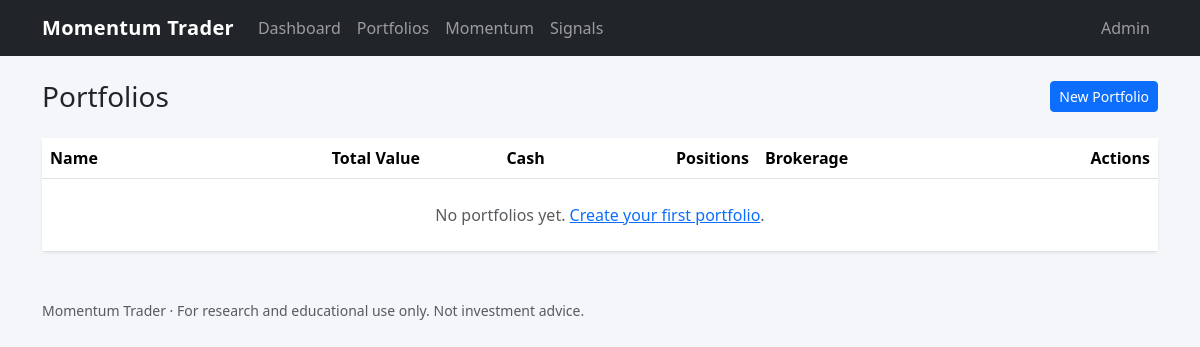
The page /portfolios/ on the database as committed earlier.
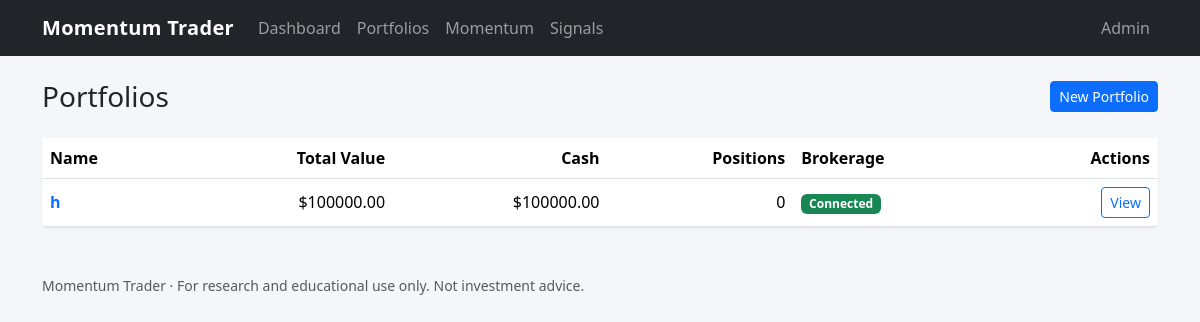
The same page on the database as committed later.
### portfolio/models.py (models this page shows, shortened)
class Portfolio(models.Model):
    name = models.CharField(max_length=100, unique=True)
    description = models.TextField(blank=True)
    initial_cash = models.DecimalField(max_digits=15, decimal_places=2, default=0)
    current_cash = models.DecimalField(max_digits=15, decimal_places=2, default=0)
    total_value = models.DecimalField(max_digits=15, decimal_places=2, default=0)
    snaptrade_user_id = models.CharField(max_length=100, blank=True)
    snaptrade_account_id = models.CharField(max_length=100, blank=True)
    snaptrade_user_secret = models.CharField(max_length=200, blank=True)
    is_active = models.BooleanField(default=True)
    created_at = models.DateTimeField(auto_now_add=True)
    updated_at = models.DateTimeField(auto_now=True)
    class Meta:
        db_table = "portfolios"
        ordering = ["name"]
    @property
    def is_connected(self) -> bool:
        return bool(
            self.snaptrade_user_id
            and self.snaptrade_account_id
            and self.snaptrade_user_secret
        )
    def get_current_positions(self):
        return self.positions.filter(quantity__gt=0).select_related("stock")

### trading/views.py (the view)
# urls.py: path("portfolios/", views.portfolio_list, name="portfolio_list"),
def portfolio_list(request):
    portfolios = Portfolio.objects.all()
    for portfolio in portfolios:
        portfolio.open_positions = portfolio.get_current_positions().count()
    return render(request, "trading/portfolio_list.html", {"portfolios": portfolios})

### trading/templates/trading/portfolio_list.html (shortened to what this page needs)
{% extends "trading/base.html" %}
{% block content %}
<div class="d-flex justify-content-between align-items-center mb-4">
    <h1 class="h3 mb-0">Portfolios</h1>
    <a class="btn btn-primary btn-sm" href="{% url 'trading:portfolio_create' %}">New Portfolio</a>
</div>
<div class="card metric-card">
    <div class="table-responsive">
        <table class="table mb-0 align-middle">
            <thead>
            <tr>
                <th>Name</th>
                <th class="text-end">Total Value</th>
                <th class="text-end">Cash</th>
                <th class="text-end">Positions</th>
                <th>Brokerage</th>
                <th class="text-end">Actions</th>
            </tr>
            </thead>
            <tbody>
            {% for portfolio in portfolios %}
                <tr>
                    <td>
                        <a class="fw-semibold text-decoration-none"
                           href="{% url 'trading:portfolio_detail' portfolio.pk %}">
                            {{ portfolio.name }}
                        </a>
                    </td>
                    <td class="text-end">${{ portfolio.total_value|floatformat:2 }}</td>
                    <td class="text-end">${{ portfolio.current_cash|floatformat:2 }}</td>
                    <td class="text-end">{{ portfolio.open_positions }}</td>
                    <td>
                        {% if portfolio.is_connected %}
                            <span class="badge bg-success">Connected</span>
                        {% else %}
                            <span class="badge bg-secondary">Not connected</span>
                        {% endif %}
                    </td>
                    <td class="text-end">
                        <a class="btn btn-outline-primary btn-sm"
                           href="{% url 'trading:portfolio_detail' portfolio.pk %}">View</a>
                    </td>
                </tr>
            {% empty %}
                <tr>
                    <td colspan="6" class="text-center text-muted py-4">
                        No portfolios yet.
                        <a href="{% url 'trading:portfolio_create' %}">Create your first portfolio</a>.
                    </td>
                </tr>
            {% endfor %}
            </tbody>
        </table>
    </div>
</div>
{% endblock %}

### trading/templates/trading/base.html (shortened to what this page needs)
<!DOCTYPE html>
<html lang="en">
<head>
    <link
        href="https://cdn.jsdelivr.net/npm/bootstrap@5.3.3/dist/css/bootstrap.min.css"
        rel="stylesheet"
>
</head>
<body>
<nav class="navbar navbar-expand-lg navbar-dark bg-dark">
    <div class="container">
        <a class="navbar-brand" href="{% url 'trading:dashboard' %}">Momentum Trader</a>
        <div class="collapse navbar-collapse" id="navbarsMain">
            <ul class="navbar-nav me-auto">
                <li class="nav-item">
                    <a class="nav-link" href="{% url 'trading:dashboard' %}">Dashboard</a>
                </li>
                <li class="nav-item">
                    <a class="nav-link" href="{% url 'trading:portfolio_list' %}">Portfolios</a>
                </li>
                <li class="nav-item">
                    <a class="nav-link" href="{% url 'trading:momentum_scores' %}">Momentum</a>
                </li>
                <li class="nav-item">
                    <a class="nav-link" href="{% url 'trading:trading_signals' %}">Signals</a>
                </li>
            </ul>
            <ul class="navbar-nav">
                <li class="nav-item">
                    <a class="nav-link" href="/admin/">Admin</a>
                </li>
            </ul>
        </div>
    </div>
</nav>
<main class="container py-4">
    {% block content %}{% endblock %}
</main>
<footer class="container py-4 text-muted small">
    Momentum Trader &middot; For research and educational use only. Not investment advice.
</footer>
</body>
</html>

### trading/templates/trading/base.html (style rules this page uses)
body { background-color: #f5f6fa; }
.navbar-brand { font-weight: 600; letter-spacing: .3px; }
.metric-card { border: none; box-shadow: 0 1px 3px rgba(0,0,0,.08); }

Rows that differ between the two databases and show on the page:
added Portfolio: name "h", total_value "100000.00", current_cash "100000.00", open_positions "0", shows "Connected"
Other text that changed with them:
text no longer shown: "No portfolios yet. Create your first portfolio ."
